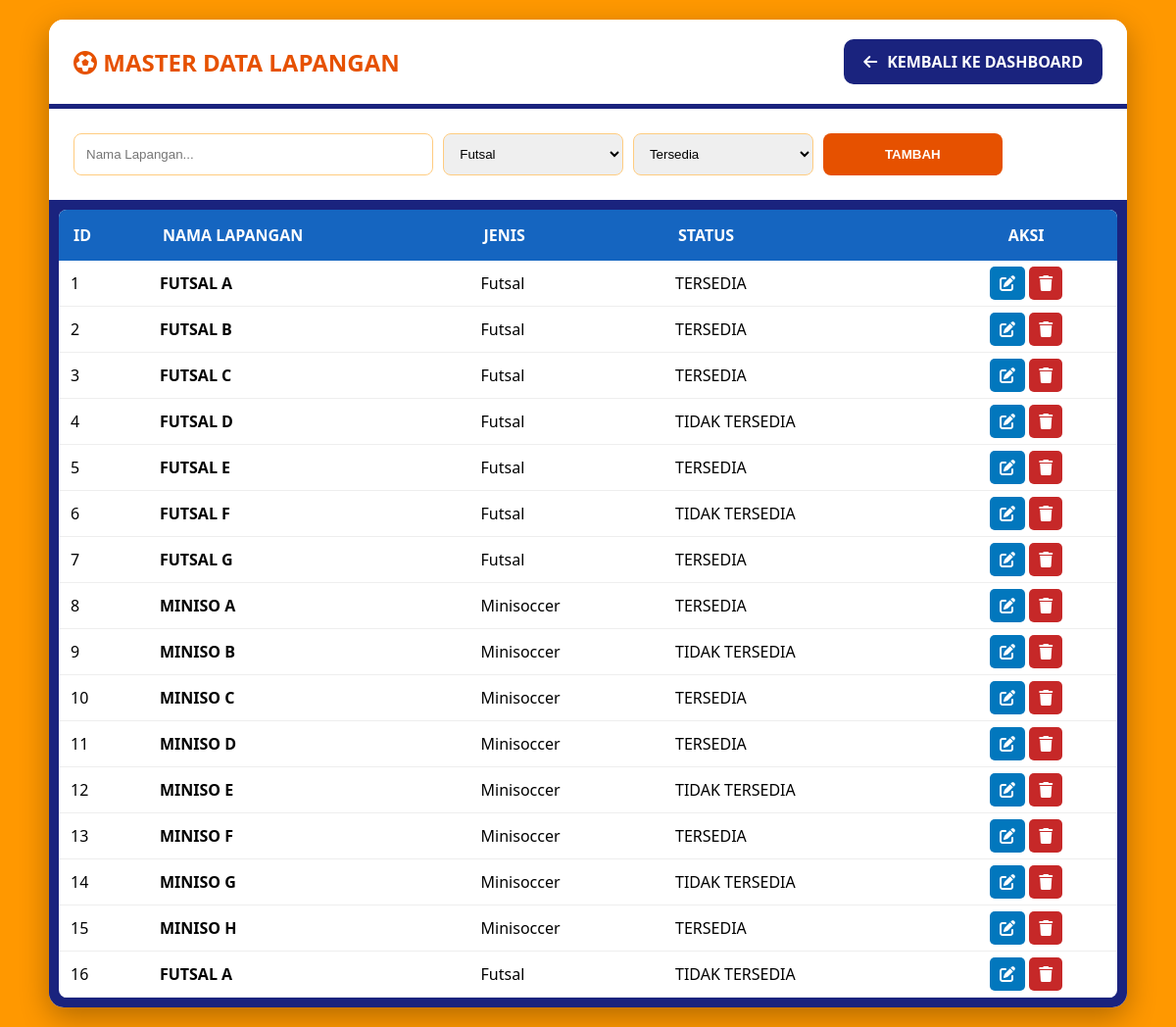
The page /master/lapangan.php on the database its author committed.
### tables this page shows
CREATE TABLE `lapangan` (
  `id` int(11) NOT NULL,
  `nama_lapangan` varchar(100) DEFAULT NULL,
  `jenis_lapangan` varchar(50) DEFAULT NULL,
  `status_lapangan` varchar(50) DEFAULT NULL
);

### master/lapangan.php (the view, shortened to what this page needs)
<?php
$koneksi = mysqli_connect("localhost", "root", "", "db_futsal");
$id_e = ""; $nama_e = ""; $jenis_e = ""; $status_e = "";
?>
<!DOCTYPE html>
<html>
<head>
    <link rel="stylesheet" href="https://cdnjs.cloudflare.com/ajax/libs/font-awesome/6.0.0/css/all.min.css">
</head>
<body>
<div class="main-card">
    <div class="header-nav">
        <h2 style="margin:0; color:#e65100;"><i class="fas fa-futbol"></i> MASTER DATA LAPANGAN</h2>
        <a href="../index.php" class="btn-kembali">
            <i class="fas fa-arrow-left"></i> KEMBALI KE DASHBOARD
        </a>
    </div>
    <div class="form-section">
        <form method="POST" action="">
            <div class="input-grid">
                <input type="text" name="nama_lapangan" placeholder="Nama Lapangan..." value="<?php echo $nama_e; ?>" required>
                <select name="jenis_lapangan">
                    <option value="futsal" <?php if($jenis_e == "futsal") echo "selected"; ?>>Futsal</option>
                </select>
                <select name="status_lapangan">
                    <option value="tersedia" <?php if($status_e == "tersedia") echo "selected"; ?>>Tersedia</option>
                </select>
                <button type="submit" name="simpan" class="btn-simpan">
                    <?php echo ($id_e != "") ? "UPDATE" : "TAMBAH"; ?>
                </button>
            </div>
        </form>
    </div>
    <div class="table-section">
        <table>
            <thead>
                <tr>
                    <th>ID</th><th>NAMA LAPANGAN</th><th>JENIS</th><th>STATUS</th><th style="text-align:center;">AKSI</th>
                </tr>
            </thead>
            <tbody>
                <?php
                $res = mysqli_query($koneksi, "SELECT * FROM lapangan ORDER BY id ASC");
                while($row = mysqli_fetch_array($res)){
                ?>
                <tr>
                    <td><?php echo $row['id']; ?></td>
                    <td><b><?php echo strtoupper($row['nama_lapangan']); ?></b></td>
                    <td><?php echo ucfirst($row['jenis_lapangan']); ?></td>
                    <td><?php echo strtoupper($row['status_lapangan']); ?></td>
                    <td align="center">
                        <a href="?edit=<?php echo $row['id']; ?>" class="btn-aksi edit"><i class="fas fa-edit"></i></a>
                        <a href="?hapus=<?php echo $row['id']; ?>" class="btn-aksi hapus" onclick="return confirm('Hapus?')"><i class="fas fa-trash"></i></a>
                    </td>
                </tr>
                <?php } ?>
            </tbody>
        </table>
    </div>
</div>
</body>
</html>

### master/lapangan.php (style rules this page uses)
body { font-family: 'Segoe UI', sans-serif; background-color: #ff9800; margin: 0; padding: 20px; }
.main-card { background: white; border-radius: 15px; overflow: hidden; box-shadow: 0 10px 30px rgba(0,0,0,0.3); max-width: 1100px; margin: auto; }
.header-nav { padding: 20px 25px; background: #fff; border-bottom: 5px solid #1a237e; display: flex; justify-content: space-between; align-items: center; }
.btn-kembali { background: #1a237e; color: white; text-decoration: none; padding: 12px 20px; border-radius: 10px; font-weight: bold; display: flex; align-items: center; gap: 10px; transition: 0.3s; }
.form-section { padding: 25px; background: #fff; }
.input-grid { display: grid; grid-template-columns: 2fr 1fr 1fr 1fr 0.5fr; gap: 10px; }
input, select { padding: 12px; border: 1px solid #ffcc80; border-radius: 8px; outline: none; }
.btn-simpan { background: #e65100; color: white; border: none; border-radius: 8px; font-weight: bold; cursor: pointer; }
.table-section { background: #1a237e; padding: 10px; }
table { width: 100%; border-collapse: collapse; background: white; border-radius: 8px; overflow: hidden; }
th { background: #1565c0; color: white; padding: 15px; text-align: left; }
td { padding: 12px; border-bottom: 1px solid #eee; }
.btn-aksi { padding: 6px 10px; border-radius: 5px; text-decoration: none; color: white; }
.edit { background: #0277bd; }
.hapus { background: #c62828; }

### rows shown on the page
lapangan: id "1", nama_lapangan "FUTSAL A", jenis_lapangan "Futsal", status_lapangan "TERSEDIA"
lapangan: id "2", nama_lapangan "FUTSAL B", jenis_lapangan "Futsal", status_lapangan "TERSEDIA"
lapangan: id "3", nama_lapangan "FUTSAL C", jenis_lapangan "Futsal", status_lapangan "TERSEDIA"
lapangan: id "4", nama_lapangan "FUTSAL D", jenis_lapangan "Futsal", status_lapangan "TIDAK TERSEDIA"
lapangan: id "5", nama_lapangan "FUTSAL E", jenis_lapangan "Futsal", status_lapangan "TERSEDIA"
lapangan: id "6", nama_lapangan "FUTSAL F", jenis_lapangan "Futsal", status_lapangan "TIDAK TERSEDIA"
lapangan: id "7", nama_lapangan "FUTSAL G", jenis_lapangan "Futsal", status_lapangan "TERSEDIA"
lapangan: id "8", nama_lapangan "MINISO A", jenis_lapangan "Minisoccer", status_lapangan "TERSEDIA"
lapangan: id "9", nama_lapangan "MINISO B", jenis_lapangan "Minisoccer", status_lapangan "TIDAK TERSEDIA"
lapangan: id "10", nama_lapangan "MINISO C", jenis_lapangan "Minisoccer", status_lapangan "TERSEDIA"
lapangan: id "11", nama_lapangan "MINISO D", jenis_lapangan "Minisoccer", status_lapangan "TERSEDIA"
lapangan: id "12", nama_lapangan "MINISO E", jenis_lapangan "Minisoccer", status_lapangan "TIDAK TERSEDIA"
lapangan: id "13", nama_lapangan "MINISO F", jenis_lapangan "Minisoccer", status_lapangan "TERSEDIA"
lapangan: id "14", nama_lapangan "MINISO G", jenis_lapangan "Minisoccer", status_lapangan "TIDAK TERSEDIA"
lapangan: id "15", nama_lapangan "MINISO H", jenis_lapangan "Minisoccer", status_lapangan "TERSEDIA"
lapangan: id "16", nama_lapangan "FUTSAL A", jenis_lapangan "Futsal", status_lapangan "TIDAK TERSEDIA"
